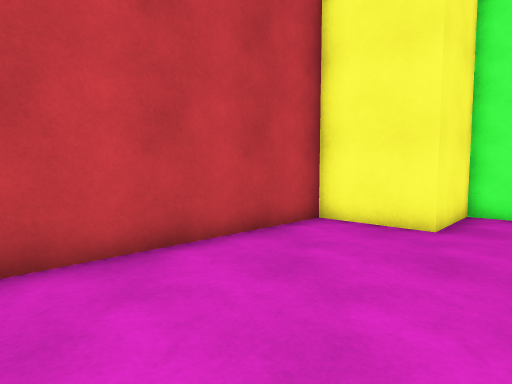
view 1 (above)

16 first-person views from a walk through a scene from a Unity 3-D project. The camera is 1.2 m above the floor, tilts 4° down and sees 80° across. The floor is counted in squares, 1 m on a side. Each view is taken from the middle of a square. On the plan, view 1 faces up. The plan holds only what a view shows up to about 13 squares ahead; the rest is blank. The place goes on beyond the plan.

view 2
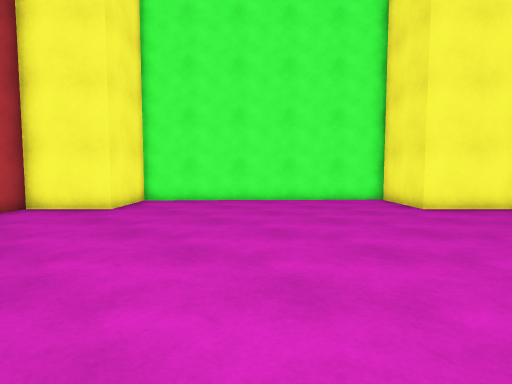

view 3
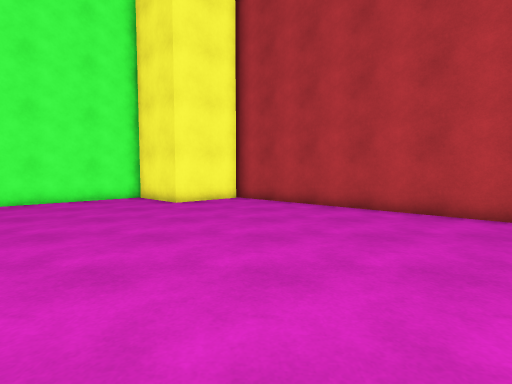

view 4
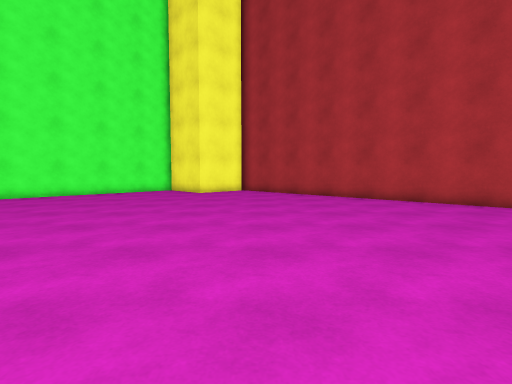

view 5
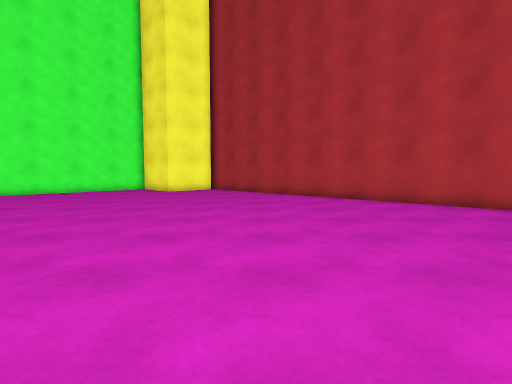

view 6
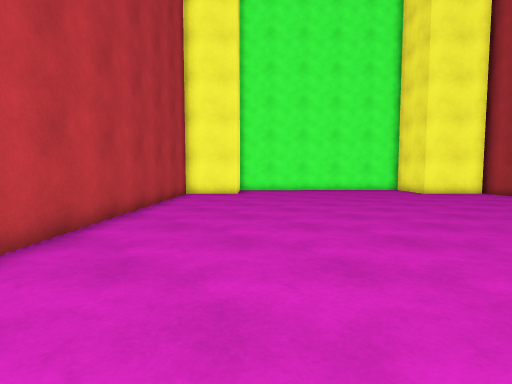

view 7
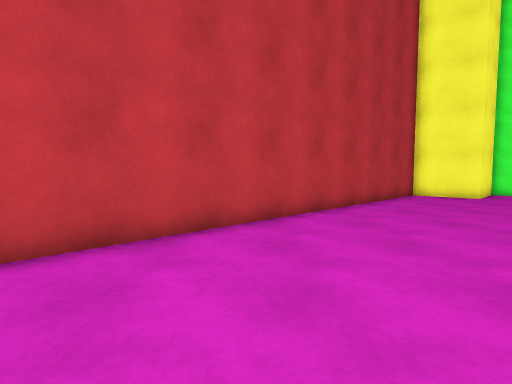

view 8
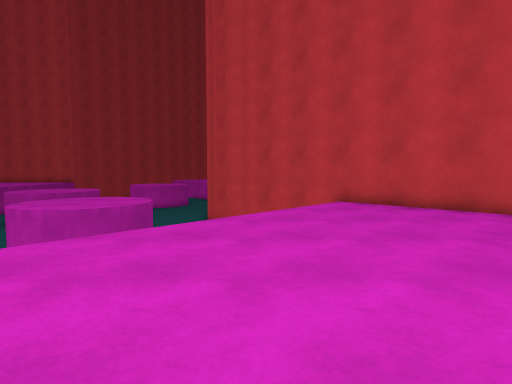

view 9
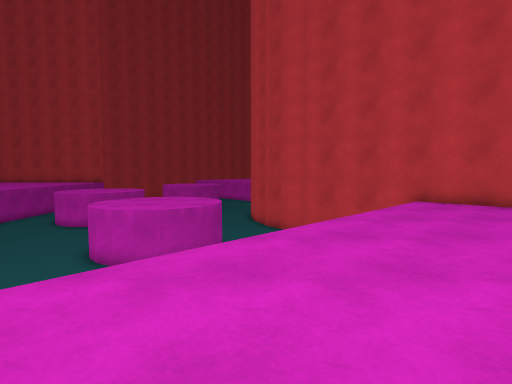

view 10
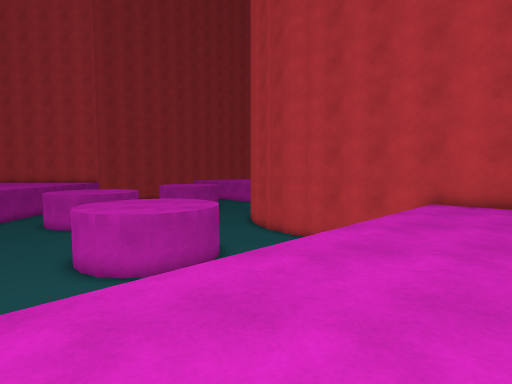

view 11
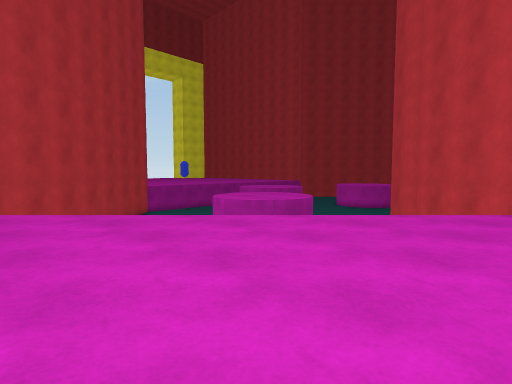

view 12
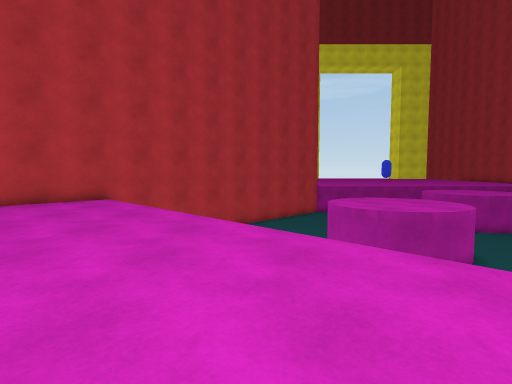

view 13
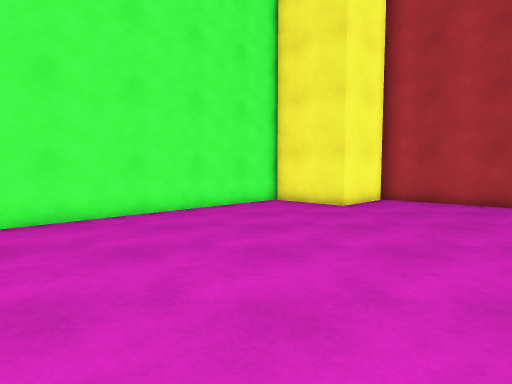

view 14
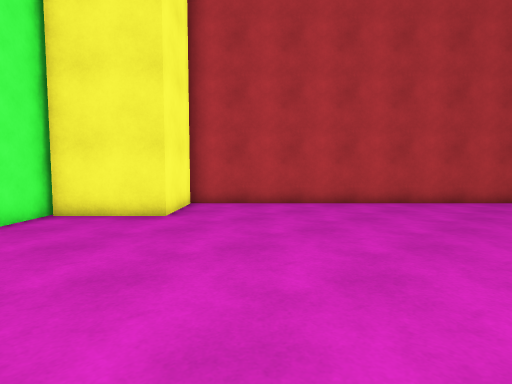

view 15
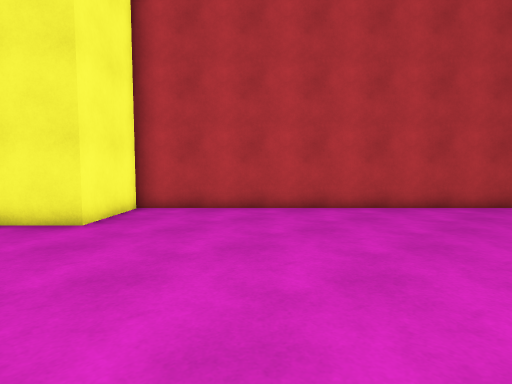

view 16
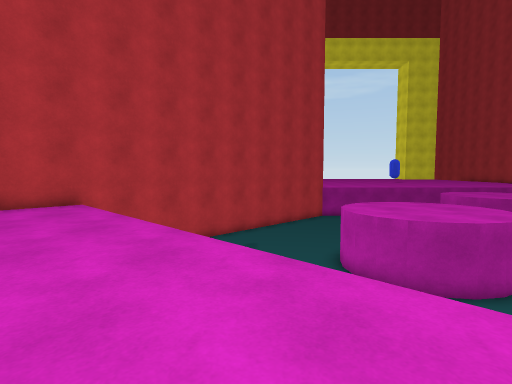

### Floor plan
Key: @ floor where view 1 was taken; # wall or solid block; . floor; ≈ liquid the walk keeps out of.
Columns run from 12 left of view 1 to 13 right of it. Each row starts with its distance up from view 1.
  8              #######
  7             ##.##..##
  6            ##...#...##
  5           ##.........##
  4          ##...........##
  3         ##.............##
  2        ##...............##
  1       ##.................#
  0      ##.....@...........##
 -1     ##.................##
 -2    ##...................##
 -3   ##.....................#
 -4  ##.....................##
 -5 ## ≈...................##
 -6 #   ≈.................##
 -7      ≈...............##
 -8       ≈.............##
 -9        ≈...........##
-10 ≈≈      ≈.........##
-11 ≈≈≈      ≈.......##
-12 ≈..≈≈     ≈.....##
-13  ...≈      ≈...##
-14  ...≈≈      ≈.##
-15  ...≈≈≈     ≈##
-16 ≈..≈≈≈≈≈   ≈##
-17  ≈≈≈≈≈≈≈  ≈##

Positions as (right, up) in squares from view 1, and headings:
1: (0, 0), facing up
2: (0, -4), facing up-right
3: (-1, -4), facing right
4: (-6, -4), facing right
5: (-7, -6), facing right
6: (-7, -6), facing up-right
7: (-6, -7), facing up
8: (2, -7), facing left
9: (2, -10), facing left
10: (1, -10), facing left
11: (1, -3), facing down-left
12: (-5, -2), facing down
13: (0, 2), facing right
14: (3, 3), facing down-right
15: (3, 1), facing down-right
16: (-5, -4), facing down
